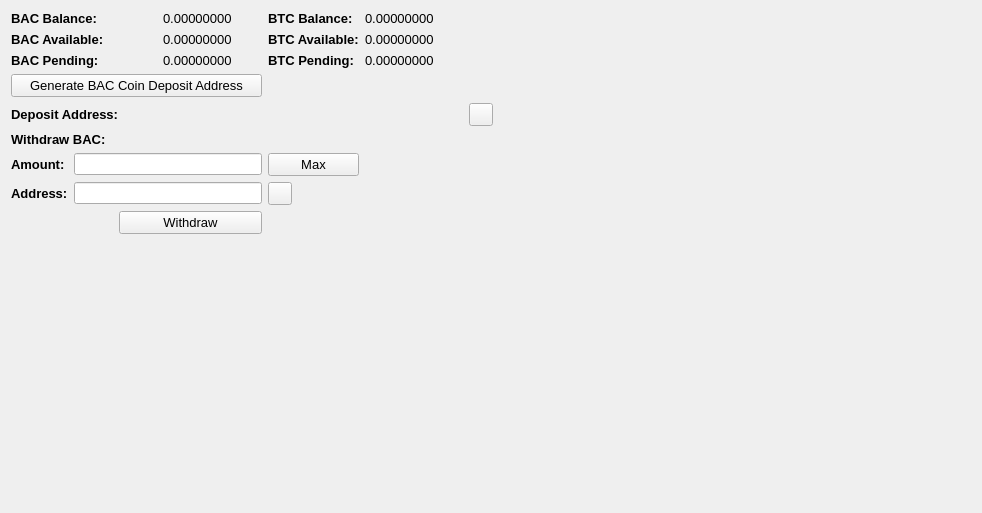
     <widget class="QWidget" name="BalanceTab">
      <attribute name="title">
       <string>Balance</string>
      </attribute>
      <layout class="QGridLayout" name="gridLayout_2">
       <item row="0" column="0" colspan="2">
        <widget class="QLabel" name="label_11">
         <property name="font">
          <font>
           <pointsize>10</pointsize>
           <weight>75</weight>
           <bold>true</bold>
          </font>
         </property>
         <property name="text">
          <string>BAC Balance:</string>
         </property>
        </widget>
       </item>
       <item row="0" column="3">
        <widget class="QLabel" name="BACBalanceLabel">
         <property name="font">
          <font>
           <pointsize>10</pointsize>
          </font>
         </property>
         <property name="text">
          <string>0.00000000</string>
         </property>
         <property name="textInteractionFlags">
          <set>Qt::LinksAccessibleByMouse|Qt::TextSelectableByMouse</set>
         </property>
        </widget>
       </item>
       <item row="0" column="4">
        <widget class="QLabel" name="label_12">
         <property name="font">
          <font>
           <pointsize>10</pointsize>
           <weight>75</weight>
           <bold>true</bold>
          </font>
         </property>
         <property name="text">
          <string>BTC Balance:</string>
         </property>
        </widget>
       </item>
       <item row="0" column="5">
        <widget class="QLabel" name="BitcoinBalanceLabel">
         <property name="font">
          <font>
           <pointsize>10</pointsize>
          </font>
         </property>
         <property name="text">
          <string>0.00000000</string>
         </property>
         <property name="textInteractionFlags">
          <set>Qt::LinksAccessibleByMouse|Qt::TextSelectableByMouse</set>
         </property>
        </widget>
       </item>
       <item row="0" column="7" rowspan="10">
        <spacer name="horizontalSpacer_4">
         <property name="orientation">
          <enum>Qt::Horizontal</enum>
         </property>
         <property name="sizeHint" stdset="0">
          <size>
           <width>478</width>
           <height>488</height>
          </size>
         </property>
        </spacer>
       </item>
       <item row="1" column="0" colspan="2">
        <widget class="QLabel" name="label_13">
         <property name="font">
          <font>
           <pointsize>10</pointsize>
           <weight>75</weight>
           <bold>true</bold>
          </font>
         </property>
         <property name="text">
          <string>BAC Available:</string>
         </property>
        </widget>
       </item>
       <item row="1" column="3">
        <widget class="QLabel" name="BACAvailableLabel_2">
         <property name="font">
          <font>
           <pointsize>10</pointsize>
          </font>
         </property>
         <property name="text">
          <string>0.00000000</string>
         </property>
         <property name="textInteractionFlags">
          <set>Qt::LinksAccessibleByMouse|Qt::TextSelectableByMouse</set>
         </property>
        </widget>
       </item>
       <item row="1" column="4">
        <widget class="QLabel" name="label_15">
         <property name="font">
          <font>
           <pointsize>10</pointsize>
           <weight>75</weight>
           <bold>true</bold>
          </font>
         </property>
         <property name="text">
          <string>BTC Available:</string>
         </property>
        </widget>
       </item>
       <item row="1" column="5">
        <widget class="QLabel" name="BitcoinAvailableLabel">
         <property name="font">
          <font>
           <pointsize>10</pointsize>
          </font>
         </property>
         <property name="text">
          <string>0.00000000</string>
         </property>
         <property name="textInteractionFlags">
          <set>Qt::LinksAccessibleByMouse|Qt::TextSelectableByMouse</set>
         </property>
        </widget>
       </item>
       <item row="2" column="0" colspan="2">
        <widget class="QLabel" name="label_14">
         <property name="font">
          <font>
           <pointsize>10</pointsize>
           <weight>75</weight>
           <bold>true</bold>
          </font>
         </property>
         <property name="text">
          <string>BAC Pending:</string>
         </property>
        </widget>
       </item>
       <item row="2" column="3">
        <widget class="QLabel" name="BACPendingLabel">
         <property name="font">
          <font>
           <pointsize>10</pointsize>
          </font>
         </property>
         <property name="text">
          <string>0.00000000</string>
         </property>
         <property name="textInteractionFlags">
          <set>Qt::LinksAccessibleByMouse|Qt::TextSelectableByMouse</set>
         </property>
        </widget>
       </item>
       <item row="2" column="4">
        <widget class="QLabel" name="label_31">
         <property name="font">
          <font>
           <pointsize>10</pointsize>
           <weight>75</weight>
           <bold>true</bold>
          </font>
         </property>
         <property name="text">
          <string>BTC Pending:</string>
         </property>
        </widget>
       </item>
       <item row="2" column="5">
        <widget class="QLabel" name="BitcoinPendingLabel">
         <property name="font">
          <font>
           <pointsize>10</pointsize>
          </font>
         </property>
         <property name="text">
          <string>0.00000000</string>
         </property>
         <property name="textInteractionFlags">
          <set>Qt::LinksAccessibleByMouse|Qt::TextSelectableByMouse</set>
         </property>
        </widget>
       </item>
       <item row="3" column="0" colspan="4">
        <widget class="QPushButton" name="GenDepositBTN">
         <property name="font">
          <font>
           <pointsize>10</pointsize>
          </font>
         </property>
         <property name="text">
          <string>Generate BAC Coin Deposit Address</string>
         </property>
        </widget>
       </item>
       <item row="4" column="0" colspan="3">
        <widget class="QLabel" name="label_33">
         <property name="font">
          <font>
           <pointsize>10</pointsize>
           <weight>75</weight>
           <bold>true</bold>
          </font>
         </property>
         <property name="text">
          <string>Deposit Address:</string>
         </property>
        </widget>
       </item>
       <item row="4" column="3" colspan="3">
        <widget class="QLabel" name="DepositAddressLabel">
         <property name="minimumSize">
          <size>
           <width>300</width>
           <height>0</height>
          </size>
         </property>
         <property name="palette">
          <palette>
           <active>
            <colorrole role="WindowText">
             <brush brushstyle="SolidPattern">
              <color alpha="255">
               <red>0</red>
               <green>0</green>
               <blue>0</blue>
              </color>
             </brush>
            </colorrole>
            <colorrole role="Text">
             <brush brushstyle="SolidPattern">
              <color alpha="255">
               <red>0</red>
               <green>0</green>
               <blue>255</blue>
              </color>
             </brush>
            </colorrole>
           </active>
           <inactive>
            <colorrole role="WindowText">
             <brush brushstyle="SolidPattern">
              <color alpha="255">
               <red>0</red>
               <green>0</green>
               <blue>0</blue>
              </color>
             </brush>
            </colorrole>
            <colorrole role="Text">
             <brush brushstyle="SolidPattern">
              <color alpha="255">
               <red>0</red>
               <green>0</green>
               <blue>255</blue>
              </color>
             </brush>
            </colorrole>
           </inactive>
           <disabled>
            <colorrole role="WindowText">
             <brush brushstyle="SolidPattern">
              <color alpha="255">
               <red>120</red>
               <green>120</green>
               <blue>120</blue>
              </color>
             </brush>
            </colorrole>
            <colorrole role="Text">
             <brush brushstyle="SolidPattern">
              <color alpha="255">
               <red>120</red>
               <green>120</green>
               <blue>120</blue>
              </color>
             </brush>
            </colorrole>
           </disabled>
          </palette>
         </property>
         <property name="font">
          <font>
           <pointsize>10</pointsize>
           <weight>75</weight>
           <bold>true</bold>
          </font>
         </property>
         <property name="text">
          <string/>
         </property>
         <property name="alignment">
          <set>Qt::AlignRight|Qt::AlignTrailing|Qt::AlignVCenter</set>
         </property>
         <property name="textInteractionFlags">
          <set>Qt::LinksAccessibleByMouse|Qt::TextSelectableByKeyboard|Qt::TextSelectableByMouse</set>
         </property>
        </widget>
       </item>
       <item row="4" column="6">
        <widget class="QToolButton" name="DepositCopyButton">
         <property name="toolTip">
          <string>Copy to clipboard</string>
         </property>
         <property name="text">
          <string/>
         </property>
         <property name="icon">
          <iconset resource="../bitcoin.qrc">
           <normaloff>:/icons/editcopy</normaloff>:/icons/editcopy</iconset>
         </property>
         <property name="shortcut">
          <string>Alt+P</string>
         </property>
        </widget>
       </item>
       <item row="5" column="0" colspan="2">
        <widget class="QLabel" name="label_34">
         <property name="font">
          <font>
           <pointsize>10</pointsize>
           <weight>75</weight>
           <bold>true</bold>
          </font>
         </property>
         <property name="text">
          <string>Withdraw BAC:</string>
         </property>
        </widget>
       </item>
       <item row="6" column="0">
        <widget class="QLabel" name="label_26">
         <property name="font">
          <font>
           <pointsize>10</pointsize>
           <weight>75</weight>
           <bold>true</bold>
          </font>
         </property>
         <property name="text">
          <string>Amount:</string>
         </property>
        </widget>
       </item>
       <item row="6" column="1" colspan="3">
        <widget class="QLineEdit" name="WithdrawUnitsInput">
         <property name="font">
          <font>
           <pointsize>9</pointsize>
           <weight>75</weight>
           <bold>true</bold>
          </font>
         </property>
         <property name="text">
          <string/>
         </property>
        </widget>
       </item>
       <item row="6" column="4">
        <widget class="QPushButton" name="Withdraw_Max_Amount">
         <property name="font">
          <font>
           <pointsize>10</pointsize>
          </font>
         </property>
         <property name="text">
          <string>Max</string>
         </property>
        </widget>
       </item>
       <item row="7" column="0">
        <widget class="QLabel" name="label_10">
         <property name="font">
          <font>
           <pointsize>10</pointsize>
           <weight>75</weight>
           <bold>true</bold>
          </font>
         </property>
         <property name="text">
          <string>Address:</string>
         </property>
        </widget>
       </item>
       <item row="7" column="1" colspan="3">
        <widget class="QLineEdit" name="WithdrawAddress">
         <property name="font">
          <font>
           <pointsize>9</pointsize>
           <weight>75</weight>
           <bold>true</bold>
          </font>
         </property>
        </widget>
       </item>
       <item row="7" column="4">
        <widget class="QToolButton" name="WithdrawPasteButton">
         <property name="toolTip">
          <string>Paste from clipboard</string>
         </property>
         <property name="text">
          <string/>
         </property>
         <property name="icon">
          <iconset resource="../bitcoin.qrc">
           <normaloff>:/icons/editpaste</normaloff>:/icons/editpaste</iconset>
         </property>
         <property name="shortcut">
          <string>Alt+P</string>
         </property>
        </widget>
       </item>
       <item row="8" column="2" colspan="2">
        <widget class="QPushButton" name="WithdrawUnitsBtn">
         <property name="font">
          <font>
           <pointsize>10</pointsize>
          </font>
         </property>
         <property name="text">
          <string>Withdraw</string>
         </property>
        </widget>
       </item>
       <item row="9" column="0" colspan="6">
        <spacer name="verticalSpacer">
         <property name="orientation">
          <enum>Qt::Vertical</enum>
         </property>
         <property name="sizeHint" stdset="0">
          <size>
           <width>428</width>
           <height>262</height>
          </size>
         </property>
        </spacer>
       </item>
      </layout>
      <zorder>label_31</zorder>
      <zorder>label_15</zorder>
      <zorder>label_12</zorder>
      <zorder>label_14</zorder>
      <zorder>label_13</zorder>
      <zorder>label_11</zorder>
      <zorder>BitcoinBalanceLabel</zorder>
      <zorder>BACBalanceLabel</zorder>
      <zorder>BACAvailableLabel_2</zorder>
      <zorder>BACPendingLabel</zorder>
      <zorder>BitcoinAvailableLabel</zorder>
      <zorder>BitcoinPendingLabel</zorder>
      <zorder>label_33</zorder>
      <zorder>GenDepositBTN</zorder>
      <zorder>DepositAddressLabel</zorder>
      <zorder>Withdraw_Max_Amount</zorder>
      <zorder>label_34</zorder>
      <zorder>WithdrawUnitsInput</zorder>
      <zorder>label_10</zorder>
      <zorder>label_26</zorder>
      <zorder>WithdrawAddress</zorder>
      <zorder>WithdrawUnitsBtn</zorder>
      <zorder>horizontalSpacer_4</zorder>
      <zorder>verticalSpacer</zorder>
      <zorder>WithdrawPasteButton</zorder>
      <zorder>DepositCopyButton</zorder>
     </widget>
